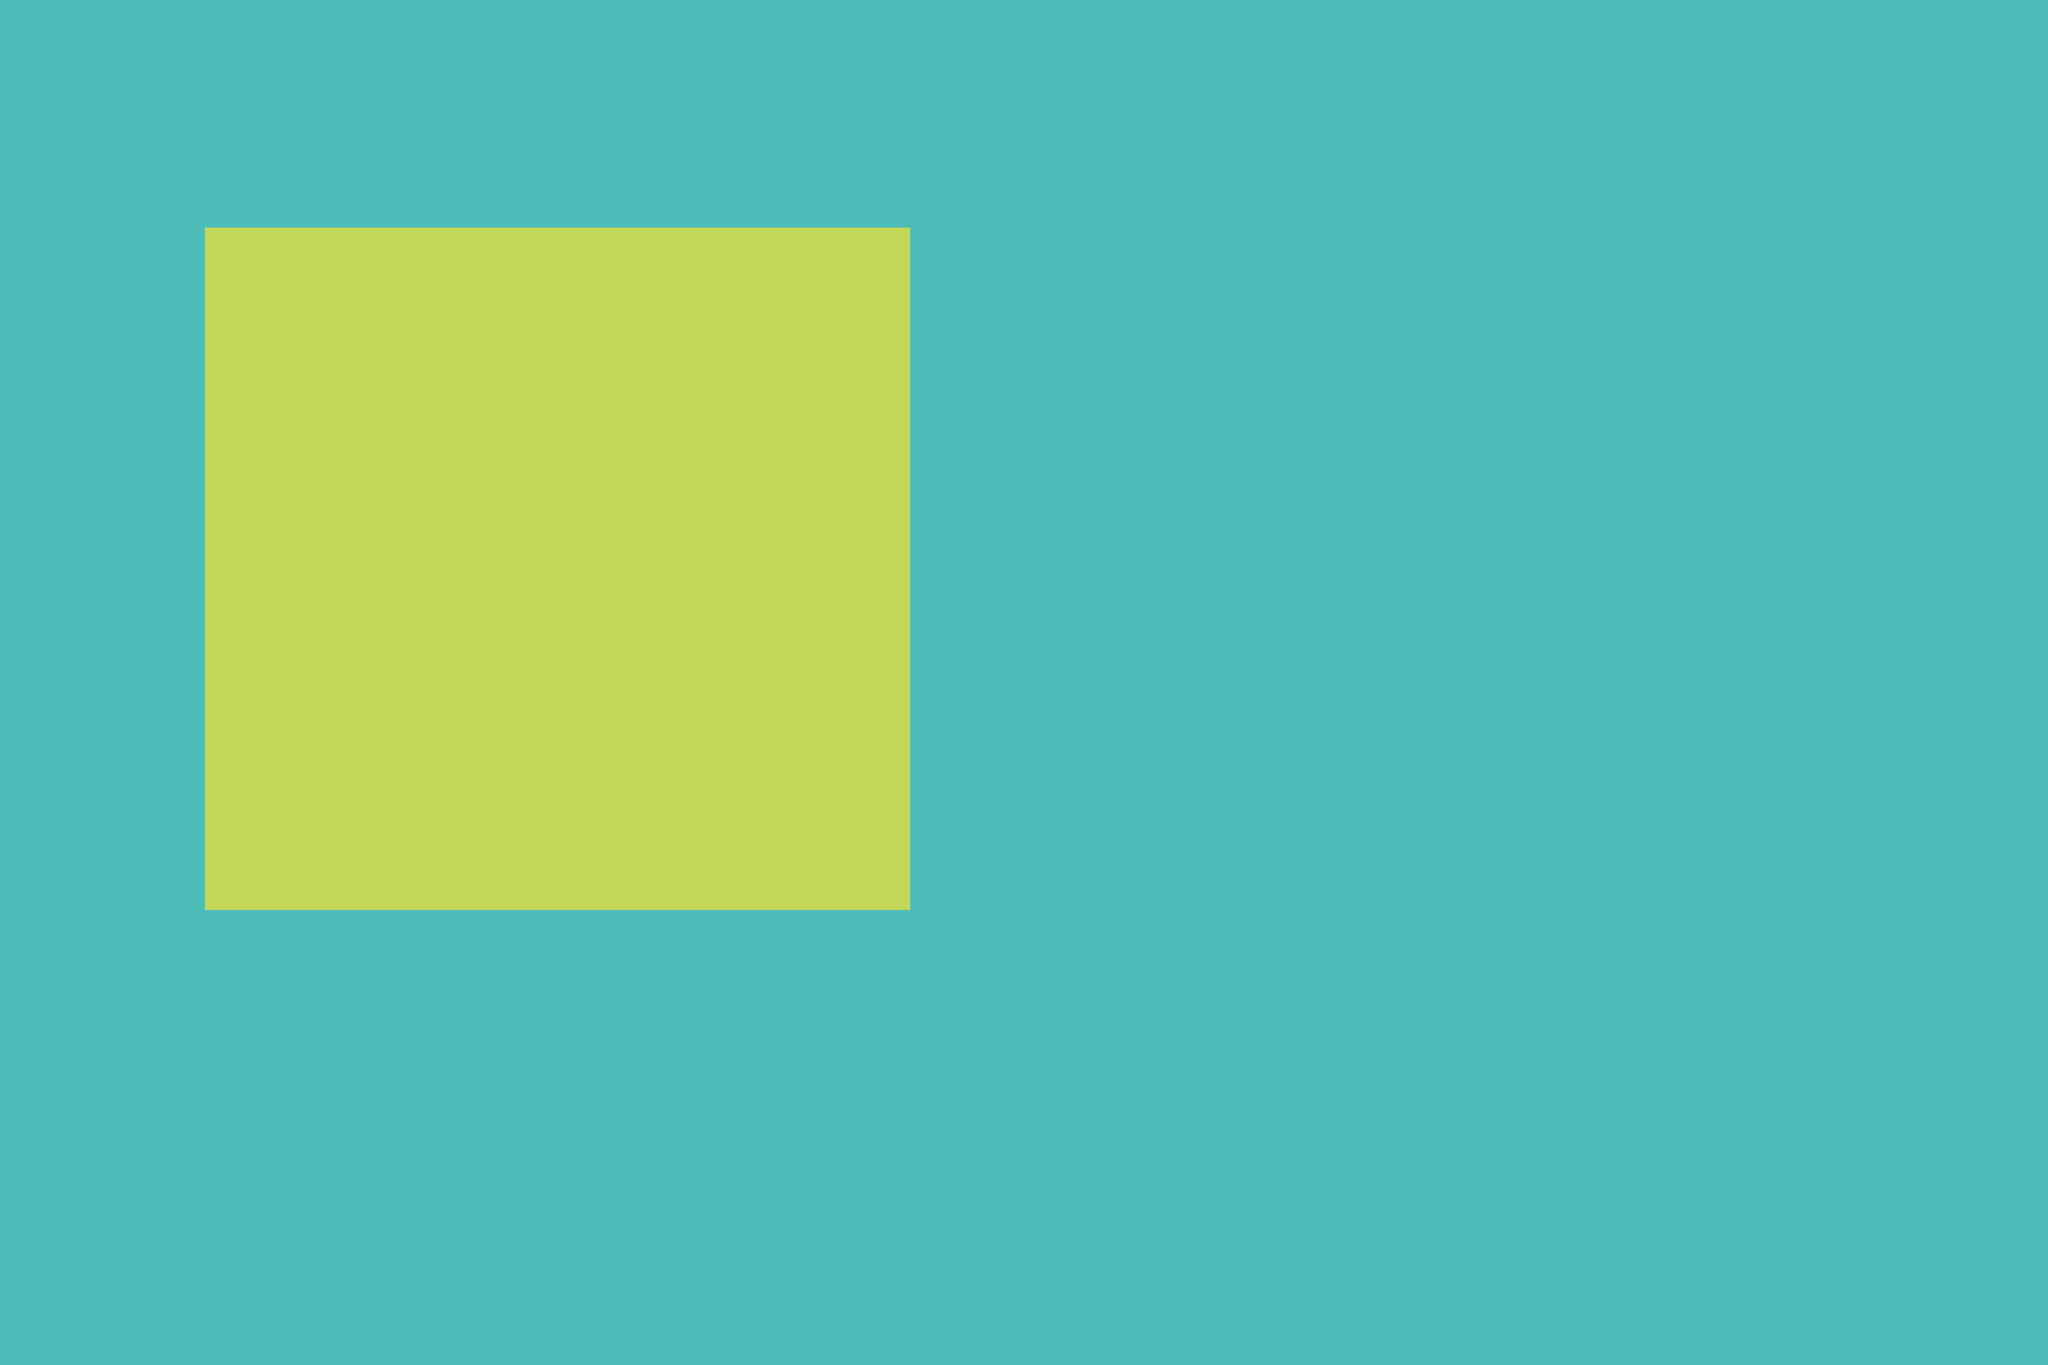

The image is a tile-based game level rendered from a .tmx file. Its description and source (layers, tilesets, objects; grid data summarised) follow:
An orthogonal 90x60 tile map with 32x32 px tiles, 1 tile layer (Floor).

<map version="1.10" tiledversion="1.11.2" orientation="orthogonal" renderorder="right-down" width="90" height="60" tilewidth="32" tileheight="32" infinite="0" nextlayerid="3" nextobjectid="1">
 <tileset firstgid="1" source="../tiledsets/Grass.tsx" />
 <layer id="1" name="Floor" width="90" height="60">
  <data>[5400 cells, 5400 non-empty, 2 distinct tile ids]</data>
 </layer>
 <objectgroup id="2" name="Collisions" />
</map>
